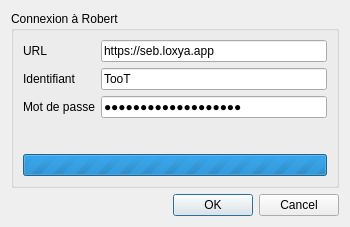
<?xml version="1.0" encoding="UTF-8"?>
<ui version="4.0">
 <class>AuthDialog</class>
 <widget class="QDialog" name="AuthDialog">
  <property name="geometry">
   <rect>
    <x>0</x>
    <y>0</y>
    <width>350</width>
    <height>227</height>
   </rect>
  </property>
  <property name="windowTitle">
   <string>RobertPartner - Connexion</string>
  </property>
  <layout class="QVBoxLayout" name="verticalLayout_2">
   <item>
    <widget class="QGroupBox" name="groupBox">
     <property name="title">
      <string>Connexion à Robert</string>
     </property>
     <layout class="QGridLayout" name="gridLayout">
      <item row="2" column="1">
       <widget class="QLineEdit" name="txtPassword">
        <property name="text">
         <string>vador41181119512513</string>
        </property>
        <property name="echoMode">
         <enum>QLineEdit::Password</enum>
        </property>
        <property name="placeholderText">
         <string>1234567890</string>
        </property>
       </widget>
      </item>
      <item row="0" column="1">
       <widget class="QLineEdit" name="txtUrl">
        <property name="text">
         <string>https://seb.loxya.app</string>
        </property>
        <property name="placeholderText">
         <string>https://robert-dev.seb-tech.fr</string>
        </property>
       </widget>
      </item>
      <item row="1" column="0">
       <widget class="QLabel" name="label_2">
        <property name="text">
         <string>Identifiant</string>
        </property>
       </widget>
      </item>
      <item row="4" column="0" colspan="2">
       <widget class="QProgressBar" name="progressBar">
        <property name="enabled">
         <bool>true</bool>
        </property>
        <property name="maximum">
         <number>0</number>
        </property>
        <property name="value">
         <number>-1</number>
        </property>
       </widget>
      </item>
      <item row="3" column="0" colspan="2">
       <widget class="QLabel" name="lblStatus">
        <property name="enabled">
         <bool>true</bool>
        </property>
        <property name="text">
         <string/>
        </property>
       </widget>
      </item>
      <item row="0" column="0">
       <widget class="QLabel" name="label">
        <property name="text">
         <string>URL</string>
        </property>
       </widget>
      </item>
      <item row="1" column="1">
       <widget class="QLineEdit" name="txtIdentifier">
        <property name="text">
         <string>TooT</string>
        </property>
        <property name="placeholderText">
         <string>Robot</string>
        </property>
       </widget>
      </item>
      <item row="2" column="0">
       <widget class="QLabel" name="label_3">
        <property name="text">
         <string>Mot de passe</string>
        </property>
       </widget>
      </item>
     </layout>
    </widget>
   </item>
   <item>
    <widget class="QDialogButtonBox" name="buttonBox">
     <property name="orientation">
      <enum>Qt::Horizontal</enum>
     </property>
     <property name="standardButtons">
      <set>QDialogButtonBox::Cancel|QDialogButtonBox::Ok</set>
     </property>
    </widget>
   </item>
  </layout>
 </widget>
 <tabstops>
  <tabstop>txtUrl</tabstop>
  <tabstop>txtIdentifier</tabstop>
  <tabstop>txtPassword</tabstop>
 </tabstops>
 <resources/>
 <connections>
  <connection>
   <sender>buttonBox</sender>
   <signal>accepted()</signal>
   <receiver>AuthDialog</receiver>
   <slot>submit()</slot>
   <hints>
    <hint type="sourcelabel">
     <x>257</x>
     <y>290</y>
    </hint>
    <hint type="destinationlabel">
     <x>157</x>
     <y>274</y>
    </hint>
   </hints>
  </connection>
  <connection>
   <sender>buttonBox</sender>
   <signal>rejected()</signal>
   <receiver>AuthDialog</receiver>
   <slot>reject()</slot>
   <hints>
    <hint type="sourcelabel">
     <x>325</x>
     <y>290</y>
    </hint>
    <hint type="destinationlabel">
     <x>286</x>
     <y>274</y>
    </hint>
   </hints>
  </connection>
 </connections>
 <slots>
  <slot>submit()</slot>
 </slots>
</ui>
